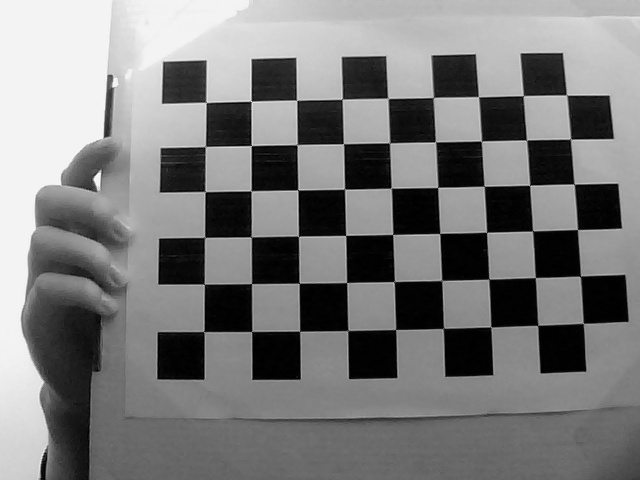
#> input picture tasks/calibration/picture_chess1.jpg, 640 x 480 px; its folder holds only this picture in this run
$ python calibr.py
#> lines starting #> are read from the running program, lines starting #| are printed output that depends on the picture; after the words box and inside, x2 and y2 are one past the last pixel; in counts of white or black regions, pixels touching at a corner belong together; long printed decimals are rounded
import numpy as np
import cv2
import glob
criteria = (cv2.TERM_CRITERIA_EPS + cv2.TERM_CRITERIA_MAX_ITER, 30, 0.001)

objp = np.zeros((6*9,3), np.float32)
objp[:,:2] = np.mgrid[0:9,0:6].T.reshape(-1,2)

objpoints = []
imgpoints = []
images = glob.glob('picture_chess*.jpg')
for fname in images:
 img = cv2.imread(fname)
#> img is the input picture: shape (480, 640, 3); min 0, max 250, mean 123.2
 gray = cv2.cvtColor(img, cv2.COLOR_BGR2GRAY)

 ret, corners = cv2.findChessboardCorners(gray, (9,6), None)
#> ret = True; corners = 54 rows, first 8: [206.3, 102.5], [251.2, 101.2], [296.6, 100.4], [342.1, 99.02], [388.1, 98.42], [433.4, 97.49], [478.4, 96.58], [523.4, 95.59]

 if ret == True:
    objpoints.append(objp)
 corners2 = cv2.cornerSubPix(gray,corners, (11,11), (-1,-1), criteria)
#> corners2 = 54 rows, first 8: [206, 102.4], [251.1, 101.3], [296.6, 100.2], [342.2, 99.24], [387.8, 98.35], [433.3, 97.46], [478.5, 96.71], [523.2, 95.64]
 imgpoints.append(corners2)

 cv2.drawChessboardCorners(img, (9,6), corners2, ret)
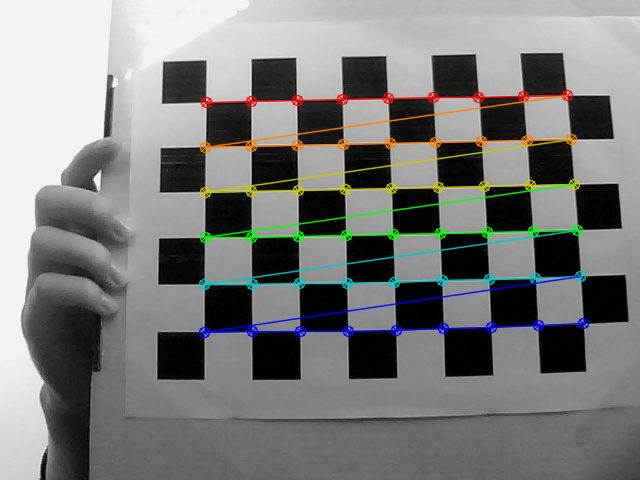
#> img: shape (480, 640, 3); 5.34% of pixels changed, all inside (x1, y1, x2, y2) = (198, 89, 590, 339)
 cv2.imshow('img', img)
 cv2.waitKey(30)

ret, mtx, dist, rvecs, tvecs = cv2.calibrateCamera(objpoints, imgpoints, gray.shape[::-1], None, None)
#> ret = 0.146; mtx = [[1118.5, 0, 159.2], [0, 1174.2, 262.7], [0, 0, 1]]; dist = [[-0.258, 0.0126, -0.0351, 0.0213, -1.33]]; rvecs = ([-0.3, 0.0715, 0.00573],); tvecs = ([1.03, -3.38, 25.04],)
print(" Camera matrix:")
print(mtx)
#| [[1.11846621e+03 0.00000000e+00 1.59176095e+02]
#|  [0.00000000e+00 1.17421742e+03 2.62719103e+02]
#|  [0.00000000e+00 0.00000000e+00 1.00000000e+00]]

print("\n Distortion coefficient:")
print(dist)
#| [[-0.2583  0.01261 -0.03505  0.02129 -1.326]]

'''img = cv2.imread('/home/rodion/yuliia0/aboba/task7/picture_chess1.jpg')
h, w = img.shape[:2]
newcameramtx, roi = cv2.getOptimalNewCameraMatrix(mtx, dist, (w,h), 1, (w,h))

dst = cv2.undistort(img, mtx, dist, None, newcameramtx)
# crop the image
x, y, w, h = roi
dst = dst[y:y+h, x:x+w]
cv2.imwrite('calibresult.jpg', dst)'''


n=0
image = glob.glob('*.png')
for name in image:
   imga = cv2.imread(name)
   n+=1
   h, w = imga.shape[:2]
   newcameramtx, roi = cv2.getOptimalNewCameraMatrix(mtx, dist, (w,h), 1, (w,h))

   dst = cv2.undistort(imga, mtx, dist, None, newcameramtx)
   x, y, w, h = roi
   dst = dst[y:y+h, x:x+w]
   cv2.imwrite('calib2.1_{}.png'.format(n), dst)
'''   cv2.imshow('calib2.1_{}'.format(n), dst)'''
cv2.destroyAllWindows()

$ run again, on tasks/calibration/picture_chess25.jpg
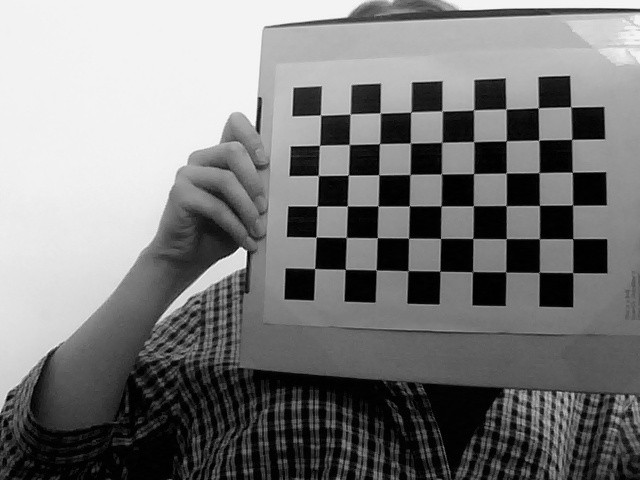
#> input picture tasks/calibration/picture_chess25.jpg, 640 x 480 px
#> img is the input picture: shape (480, 640, 3); min 0, max 249, mean 122.4
#> `ret, corners = cv2.findChessboardCorners(gray, (9,6), None)`: ret = True; corners = 54 rows, first 8: [320.5, 114.9], [350.1, 114.1], [380.1, 112.8], [410.7, 112.3], [441.8, 110.8], [473.4, 109.8], [505.9, 109.2], [538, 107.9]
#> corners2 = 54 rows, first 8: [320.6, 115.2], [350.1, 114], [380.3, 113.1], [410.8, 112], [442.2, 111], [473.6, 109.9], [506, 109], [538.3, 107.8]
#> `cv2.drawChessboardCorners(img, (9,6), corners2, ret)`:
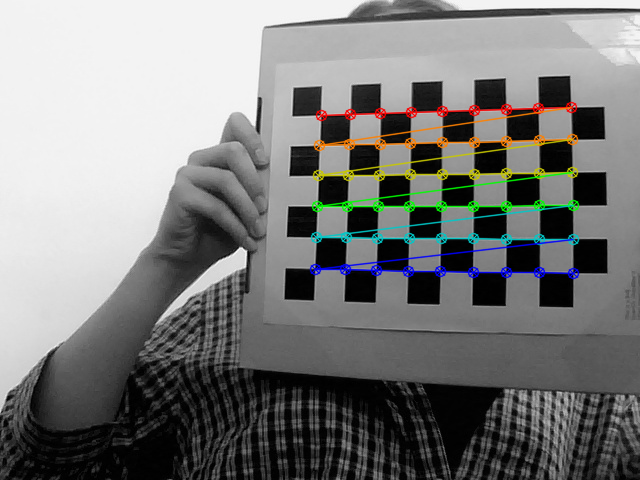
#> img: shape (480, 640, 3); 4.05% of pixels changed, all inside (x1, y1, x2, y2) = (309, 101, 580, 280)
#> `ret, mtx, dist, rvecs, tvecs = cv2.calibrateCamera(objpoints, imgpoint..`: ret = 0.121; mtx = [[705, 0, 317.4], [0, 707.1, 184.5], [0, 0, 1]]; dist = [[0.0139, -0.568, -0.00767, -0.0243, 0.585]]; rvecs = ([-0.158, 0.285, 0.0153],); tvecs = ([0.11, -2.27, 23.15],)
#| [[705.004   0.         317.366 ]
#|  [  0.         707.057 184.483]
#|  [  0.           0.           1.        ]]
#| [[ 0.01392 -0.568 -0.007669  -0.02429  0.5854 ]]

$ run again, on tasks/calibration/picture_chess27.jpg
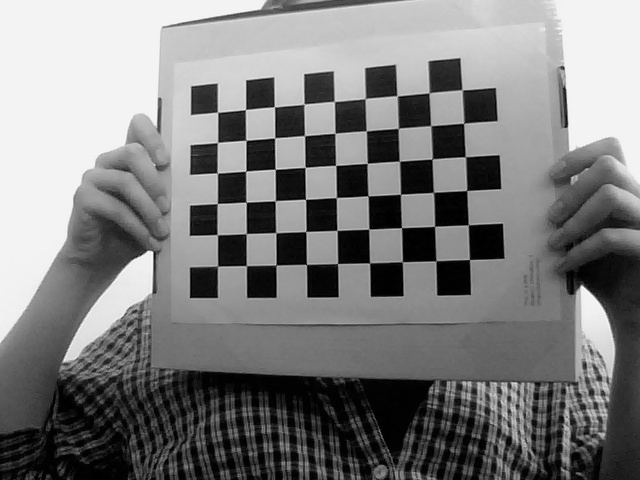
#> input picture tasks/calibration/picture_chess27.jpg, 640 x 480 px
#> img is the input picture: shape (480, 640, 3); min 0, max 251, mean 125.2
#> `ret, corners = cv2.findChessboardCorners(gray, (9,6), None)`: ret = True; corners = 54 rows, first 8: [217.7, 112.3], [245.4, 109.5], [274.4, 106.7], [304.2, 104], [334.2, 101.6], [364.9, 98.69], [397.1, 95.78], [428.9, 93.05]
#> corners2 = 54 rows, first 8: [217.6, 112.3], [245.5, 109.5], [274.4, 106.9], [303.9, 104.2], [334.3, 101.5], [365.2, 98.57], [397.2, 95.75], [429.1, 92.78]
#> `cv2.drawChessboardCorners(img, (9,6), corners2, ret)`:
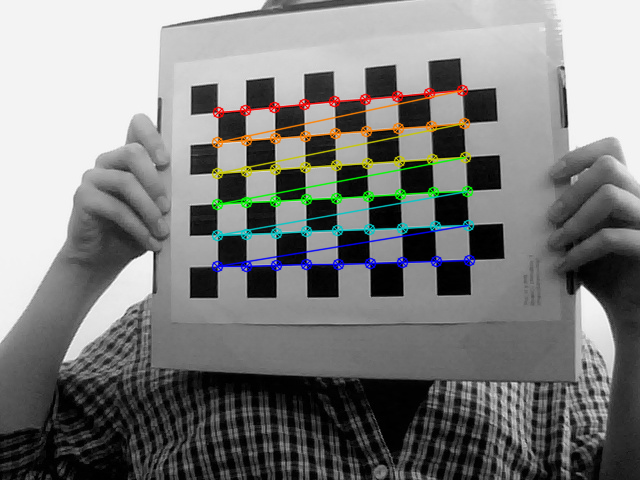
#> img: shape (480, 640, 3); 4% of pixels changed, all inside (x1, y1, x2, y2) = (211, 84, 476, 273)
#> `ret, mtx, dist, rvecs, tvecs = cv2.calibrateCamera(objpoints, imgpoint..`: ret = 0.142; mtx = [[602.4, 0, 313.4], [0, 613.8, 195.4], [0, 0, 1]]; dist = [[0.202, -6.95, -0.0095, -0.0132, 43.16]]; rvecs = ([-0.121, 0.278, -0.0336],); tvecs = ([-3.18, -2.71, 20.17],)
#| [[602.353   0.         313.412]
#|  [  0.         613.810 195.412]
#|  [  0.           0.           1.        ]]
#| [[ 2.01953644e-01 -6.94889634e+00 -9.49956484e-03 -1.31933510e-02
#|    4.31600542e+01]]

$ run again, on tasks/calibration/picture_chess32.jpg
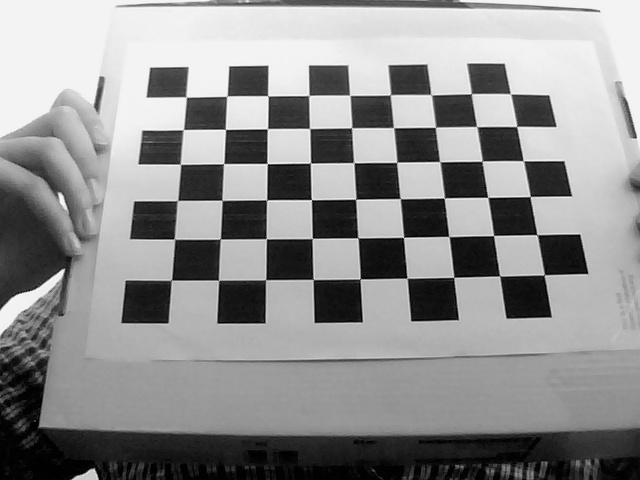
#> input picture tasks/calibration/picture_chess32.jpg, 640 x 480 px
#> img is the input picture: shape (480, 640, 3); min 0, max 250, mean 143.5
#> `ret, corners = cv2.findChessboardCorners(gray, (9,6), None)`: ret = True; corners = 54 rows, first 8: [186.4, 96.74], [226.7, 96.29], [267.6, 95.73], [309.1, 95.41], [349.6, 95.45], [390.3, 94.65], [430.7, 94.75], [471.3, 93.63]
#> corners2 = 54 rows, first 8: [186.2, 96.98], [226.9, 96.15], [267.8, 95.79], [308.7, 95.49], [349.8, 95.25], [390.4, 94.82], [431.2, 94.68], [471.4, 93.71]
#> `cv2.drawChessboardCorners(img, (9,6), corners2, ret)`:
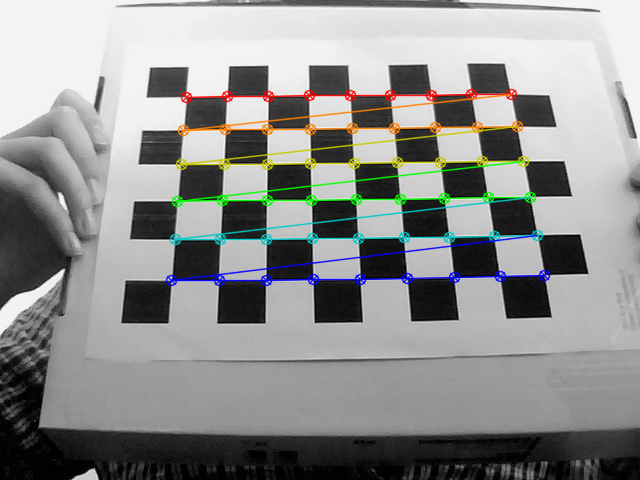
#> img: shape (480, 640, 3); 5.05% of pixels changed, all inside (x1, y1, x2, y2) = (165, 88, 551, 287)
#> `ret, mtx, dist, rvecs, tvecs = cv2.calibrateCamera(objpoints, imgpoint..`: ret = 0.184; mtx = [[830.9, 0, 273.1], [0, 846.8, 199.5], [0, 0, 1]]; dist = [[-0.0247, -1.75, -0.0148, -0.00702, 5.44]]; rvecs = ([-0.595, 0.0243, -0.00129],); tvecs = ([-2.12, -2.46, 20.37],)
#| [[830.919   0.         273.057]
#|  [  0.         846.826 199.489]
#|  [  0.           0.           1.        ]]
#| [[-0.02466 -1.752  -0.01484 -0.007024  5.440]]

$ run again, on tasks/calibration/picture_chess15.jpg
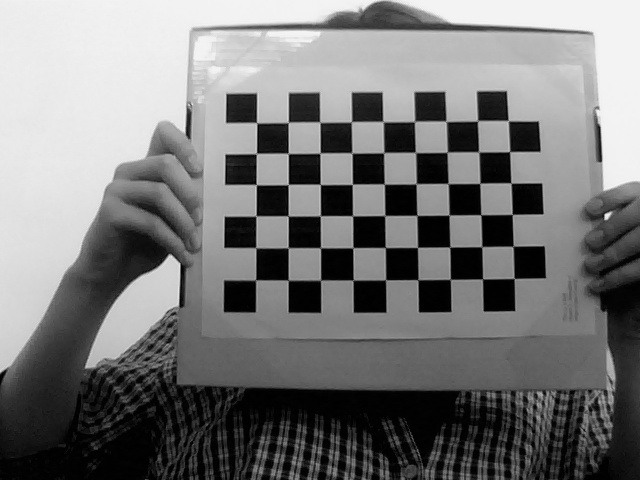
#> input picture tasks/calibration/picture_chess15.jpg, 640 x 480 px
#> img is the input picture: shape (480, 640, 3); min 0, max 248, mean 119.7
#> `ret, corners = cv2.findChessboardCorners(gray, (9,6), None)`: ret = True; corners = 54 rows, first 8: [256.7, 122.8], [288.4, 122.3], [320, 122.2], [351.3, 121.8], [383.1, 121.6], [414.3, 121.8], [445.7, 121.2], [477.6, 120.8]
#> corners2 = 54 rows, first 8: [256.7, 122.7], [288.2, 122.4], [319.9, 122.2], [351.4, 121.8], [383.1, 121.6], [414.5, 121.5], [446.3, 121.3], [477.5, 120.8]
#> `cv2.drawChessboardCorners(img, (9,6), corners2, ret)`:
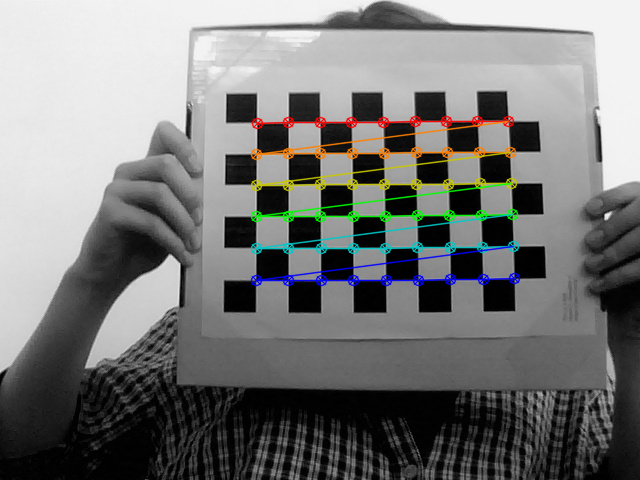
#> img: shape (480, 640, 3); 4.06% of pixels changed, all inside (x1, y1, x2, y2) = (250, 115, 521, 287)
#> `ret, mtx, dist, rvecs, tvecs = cv2.calibrateCamera(objpoints, imgpoint..`: ret = 0.107; mtx = [[859.3, 0, 228.9], [0, 855.4, 191], [0, 0, 1]]; dist = [[0.018, -0.644, -0.0131, -0.0177, -0.133]]; rvecs = ([-0.179, 0.0716, 0.00466],); tvecs = ([0.879, -2.17, 27.2],)
#| [[859.327   0.         228.933]
#|  [  0.         855.361 190.988]
#|  [  0.           0.           1.        ]]
#| [[ 0.01796 -0.6438 -0.01306 -0.01772 -0.1333]]
